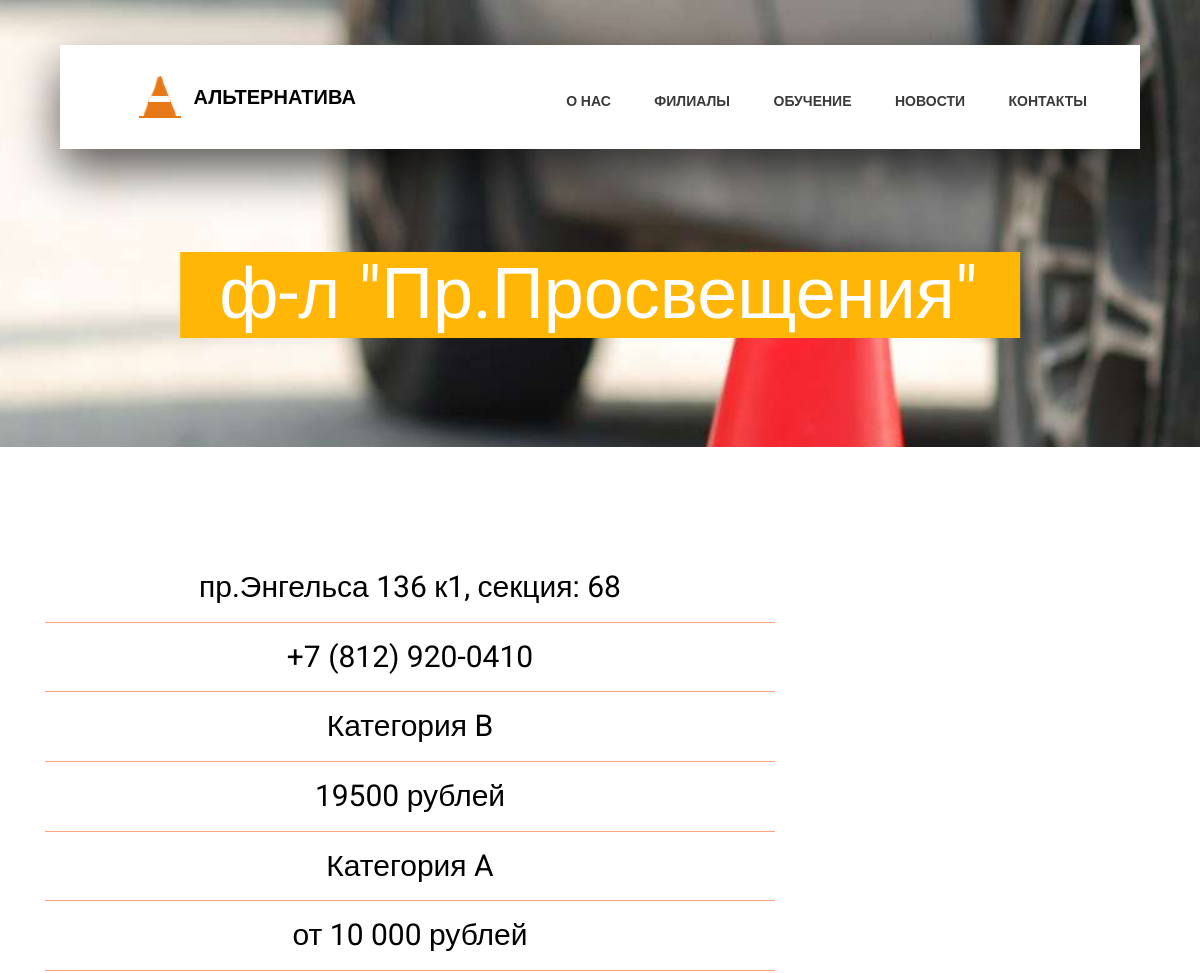
Page /classes/prosveshenia/ (upper part) on the earlier database version.
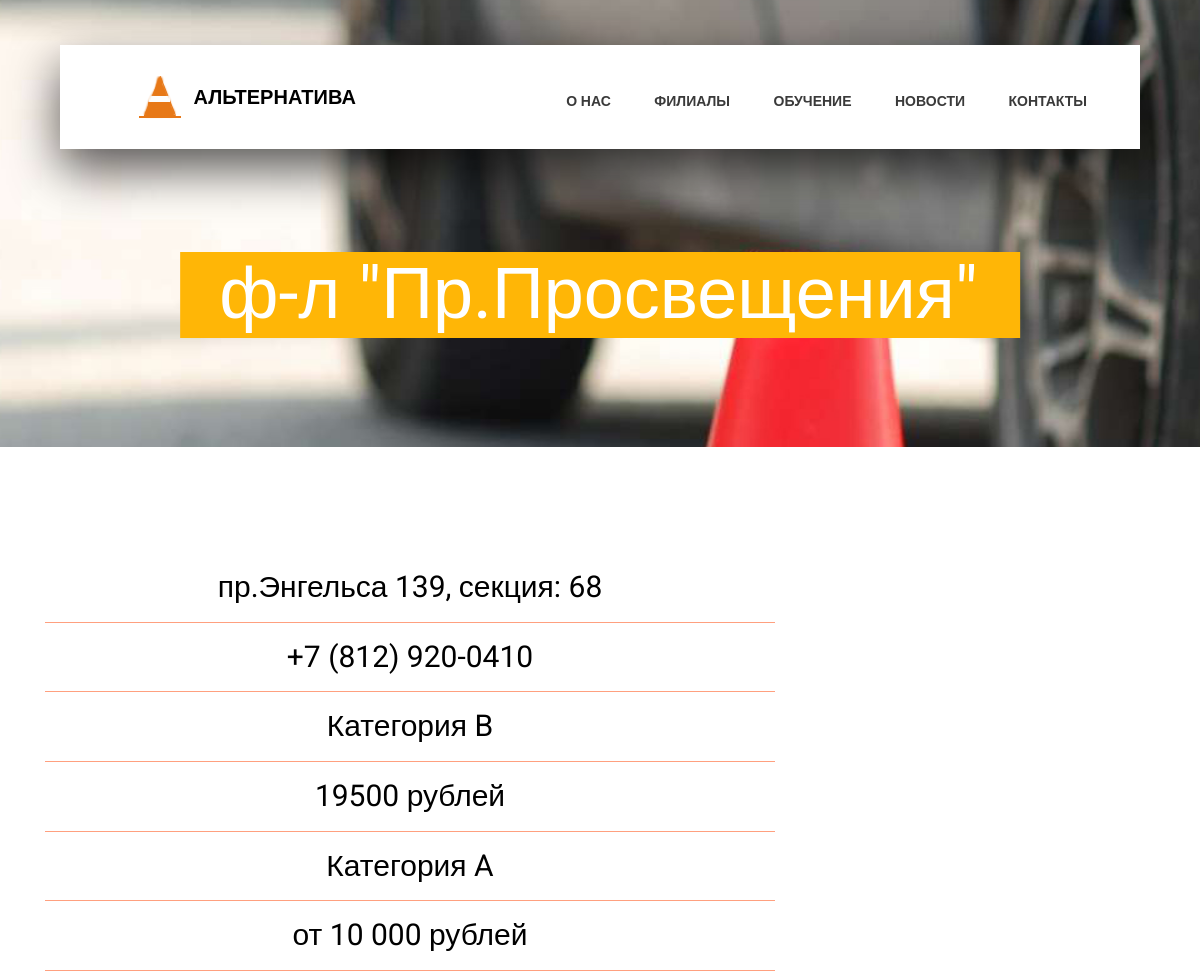
Same page on the later database version.
### schooldriving/models.py (models this page shows, shortened)
class Branches(models.Model):
    name = models.CharField('Название филиала:', max_length=500)
    address = models.CharField('Адрес филиала:', max_length=500)
    phone = models.CharField('Номер телефона:', max_length=25, default='',)
    lat = models.CharField('Широта', max_length=50, default=None,
                                   help_text='Введите гео-координаты филиала вформате:60.0520376.Взять в google')
    lng = models.CharField('Долгота', max_length=50, default=None,help_text='Введите гео-координаты филиала вформате:30.334460.Взять в google')
    url = models.CharField('Url страницы для записи', max_length=250,help_text='gorelovo', default='')
    is_active = models.BooleanField('Активен:', default=True)
    description = RichTextField('Описание:', blank=True, null=True,)
    comments = models.CharField('Комментарий:', max_length=500, blank=True, null=True,)
    class Meta:
        verbose_name = 'Филиал'
        verbose_name_plural = 'Филиалы'

### schooldriving/views.py (the view)
# urls.py: path('classes/<branch>/', views.form_record, name='form'),
def form_record(request, branch):
    branches = Branches.objects.get(url=branch)
    category = Price.objects.all()
    price = Price.objects.filter(is_active=True)
    branch_name = branches.name
    return render(request, 'record_courses.html', locals())

### schooldriving/templates/record_courses.html (shortened to what this page needs)
<!DOCTYPE html>
<html lang="en">
<head>
    {% load static %}
    <link rel="stylesheet" type="text/css" href="{% static 'styles/bootstrap4/bootstrap.min.css' %}">
    <link href="{% static 'plugins/fontawesome-free-5.0.1/css/fontawesome-all.css' %}" rel="stylesheet" type="text/css">
    <link rel="stylesheet" type="text/css" href="{% static 'styles/main.css' %}">
    <link rel="stylesheet" type="text/css" href="{% static 'styles/main_responsive.css' %}">
</head>
<body>
<div class="super_container">
    <header class="header d-flex flex-row">
        <div class="header_content d-flex flex-row align-items-center">
            <div class="logo_container">
                <div class="logo">
                    <img src="{% static 'images/logo.png' %}" alt="">
                    <span><a id="logo-name" href="/">Альтернатива</a></span>
                </div>
            </div>
            <nav class="main_nav_container">
                <div class="main_nav">
                    <ul class="main_nav_list">
                        <li class="main_nav_item"><a href="/">О Нас</a></li>
                        <li class="main_nav_item"><a href="/classes">Филиалы</a></li>
                        <li class="main_nav_item"><a href="/#course">Обучение</a></li>
                        <li class="main_nav_item"><a href="/news">Новости</a></li>
                        <li class="main_nav_item"><a href="/contacts">Контакты</a></li>
                    </ul>
                </div>
            </nav>
        </div>
    </header>
    <div class="home_contact">
        <div class="home_background_container prlx_parent">
            <div class="home_background prlx"
                 style="background-image:url({% static 'images/news_background.jpg' %})"></div>
        </div>
        <div class="home_content">
            <h1>{{ branch_name }}</h1>
        </div>
    </div>
    <div class="contact">
        <div class="container">
            <div class="row">
                <div class="col-lg-8">
                    <div class="branches">
                        <p>{{ branches.address }}</p>
                        <p><a href="tel://{{ branches.phone }}">{{ branches.phone }}</a></p>
                        {% for pr in price %}
                            <p>{{ pr.name }}</p>
                            <p>{{ pr.price }} рублей</p>
                        {% endfor %}
                    </div>
                </div>
            </div>
        </div>
    </div>
</div>
</body>
</html>

Differences in the rows shown:
changed Branches "ф-л \"Пр.Просвещения\"": address "пр.Энгельса 136 к1, секция: 68" → "пр.Энгельса 139, секция: 68"
